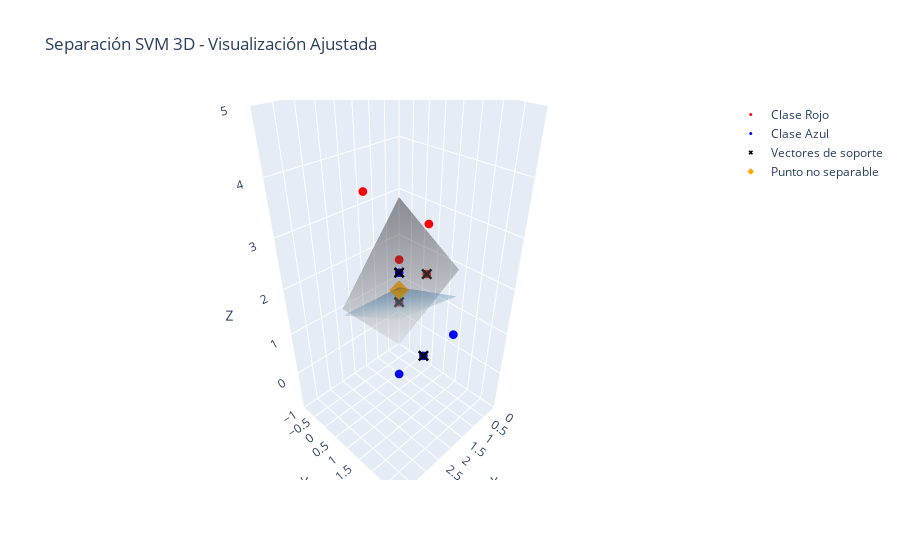

Notebook cell for this chart:
### Code cell
# Pregunta 2 - Visualización ajustada para SVM 3D

import pandas as pd
import numpy as np
import plotly.graph_objects as go
from sklearn.svm import SVC
from sklearn.preprocessing import StandardScaler

# Datos base
df = pd.DataFrame({
    'x': [1, 1, 1, 3, 1, 3, 1, 3, 1],
    'y': [0, 0, 1, 1, 1, 2, 2, 2, 1],
    'z': [1, 2, 2, 4, 3, 3, 1, 1, 0],
    'clase': ['Rojo'] * 5 + ['Azul'] * 4
})
df['clase_cod'] = np.where(df['clase'] == 'Azul', -1, 1)

# Escalamiento
scaler = StandardScaler()
X_scaled = scaler.fit_transform(df[['x', 'y', 'z']])
y = df['clase_cod']

# Modelo SVM
model = SVC(kernel='linear')
model.fit(X_scaled, y)
w = model.coef_[0]
b = model.intercept_[0]

# Vectores de soporte
support_vectors = df.iloc[model.support_]

# Hiperplano óptimo
x_range = np.linspace(df['x'].min(), df['x'].max(), 10)
y_range = np.linspace(df['y'].min(), df['y'].max(), 10)
x_mesh, y_mesh = np.meshgrid(x_range, y_range)
xy_flat = np.c_[x_mesh.ravel(), y_mesh.ravel(), np.zeros_like(x_mesh.ravel())]
xy_scaled = scaler.transform(xy_flat)
z_scaled = (-w[0] * xy_scaled[:, 0] - w[1] * xy_scaled[:, 1] - b) / w[2]
z_plane = scaler.inverse_transform(np.c_[xy_scaled[:, 0], xy_scaled[:, 1], z_scaled])[:, 2].reshape(x_mesh.shape)

# Hiperplano no óptimo
wn = w.copy()
wn[2] += 1  # pequeña inclinación arbitraria
bn = b + 0.5
zn_scaled = (-wn[0] * xy_scaled[:, 0] - wn[1] * xy_scaled[:, 1] - bn) / wn[2]
zn_plane = scaler.inverse_transform(np.c_[xy_scaled[:, 0], xy_scaled[:, 1], zn_scaled])[:, 2].reshape(x_mesh.shape)

# Punto adicional que rompe la separabilidad
punto_extra = pd.DataFrame({'x': [2], 'y': [1], 'z': [2], 'clase': ['Rojo'], 'clase_cod': [1]})

# Gráfico
fig = go.Figure()

# Puntos por clase
for clase, color in zip(['Rojo', 'Azul'], ['red', 'blue']):
    sub = df[df['clase'] == clase]
    fig.add_trace(go.Scatter3d(
        x=sub['x'], y=sub['y'], z=sub['z'],
        mode='markers',
        marker=dict(size=3, color=color),
        name=f'Clase {clase}'
    ))

# Vectores de soporte (cruces negras pequeñas)
fig.add_trace(go.Scatter3d(
    x=support_vectors['x'], y=support_vectors['y'], z=support_vectors['z'],
    mode='markers',
    marker=dict(size=4, color='black', symbol='x'),
    name='Vectores de soporte'
))

# Hiperplano óptimo
fig.add_trace(go.Surface(
    x=x_mesh, y=y_mesh, z=z_plane,
    colorscale='Greys',
    opacity=0.4,
    showscale=False,
    name='Hiperplano óptimo'
))

# Hiperplano no óptimo
fig.add_trace(go.Surface(
    x=x_mesh, y=y_mesh, z=zn_plane,
    colorscale='Blues',
    opacity=0.3,
    showscale=False,
    name='No óptimo'
))

# Punto que rompe separabilidad
fig.add_trace(go.Scatter3d(
    x=punto_extra['x'], y=punto_extra['y'], z=punto_extra['z'],
    mode='markers',
    marker=dict(size=5, color='orange', symbol='diamond'),
    name='Punto no separable'
))

# Configuración de ejes extendidos
fig.update_layout(
    title='Separación SVM 3D - Visualización Ajustada',
    scene=dict(
        xaxis=dict(title='X', range=[0, 4]),
        yaxis=dict(title='Y', range=[-1, 3]),
        zaxis=dict(title='Z', range=[-1, 5])
    )
)

fig.show()

### Figure 1 — Plotly figure (JSON) as saved in the notebook; plotly's stock layout.template omitted (floating-point values rounded to 4 significant figures)
{"data": [{"marker": {"color": "red", "size": 3}, "mode": "markers", "name": "Clase Rojo", "type": "scatter3d", "x": [1, 1, 1, 3, 1], "y": [0, 0, 1, 1, 1], "z": [1, 2, 2, 4, 3]}, {"marker": {"color": "blue", "size": 3}, "mode": "markers", "name": "Clase Azul", "type": "scatter3d", "x": [3, 1, 3, 1], "y": [2, 2, 2, 1], "z": [3, 1, 1, 0]}, {"marker": {"color": "black", "size": 4, "symbol": "x"}, "mode": "markers", "name": "Vectores de soporte", "type": "scatter3d", "x": [3, 1, 1, 1], "y": [2, 1, 0, 1], "z": [3, 0, 1, 2]}, {"colorscale": [[0, "rgb(255,255,255)"], [0.125, "rgb(240,240,240)"], [0.25, "rgb(217,217,217)"], [0.375, "rgb(189,189,189)"], [0.5, "rgb(150,150,150)"], [0.625, "rgb(115,115,115)"], [0.75, "rgb(82,82,82)"], [0.875, "rgb(37,37,37)"], [1, "rgb(0,0,0)"]], "name": "Hiperplano óptimo", "opacity": 0.4, "showscale": false, "type": "surface", "x": [[1, 1.222, 1.444, 1.667, 1.889, 2.111, 2.333, 2.556, 2.778, 3], [1, 1.222, 1.444, 1.667, 1.889, 2.111, 2.333, 2.556, 2.778, 3], [1, 1.222, 1.444, 1.667, 1.889, 2.111, 2.333, 2.556, 2.778, 3], [1, 1.222, 1.444, 1.667, 1.889, 2.111, 2.333, 2.556, 2.778, 3], [1, 1.222, 1.444, 1.667, 1.889, 2.111, 2.333, 2.556, 2.778, 3], [1, 1.222, 1.444, 1.667, 1.889, 2.111, 2.333, 2.556, 2.778, 3], [1, 1.222, 1.444, 1.667, 1.889, 2.111, 2.333, 2.556, 2.778, 3], [1, 1.222, 1.444, 1.667, 1.889, 2.111, 2.333, 2.556, 2.778, 3], [1, 1.222, 1.444, 1.667, 1.889, 2.111, 2.333, 2.556, 2.778, 3], [1, 1.222, 1.444, 1.667, 1.889, 2.111, 2.333, 2.556, 2.778, 3]], "y": [[0, 0, 0, 0, 0, 0, 0, 0, 0, 0], [0.2222, 0.2222, 0.2222, 0.2222, 0.2222, 0.2222, 0.2222, 0.2222, 0.2222, 0.2222], [0.4444, 0.4444, 0.4444, 0.4444, 0.4444, 0.4444, 0.4444, 0.4444, 0.4444, 0.4444], [0.6667, 0.6667, 0.6667, 0.6667, 0.6667, 0.6667, 0.6667, 0.6667, 0.6667, 0.6667], [0.8889, 0.8889, 0.8889, 0.8889, 0.8889, 0.8889, 0.8889, 0.8889, 0.8889, 0.8889], [1.111, 1.111, 1.111, 1.111, 1.111, 1.111, 1.111, 1.111, 1.111, 1.111], [1.333, 1.333, 1.333, 1.333, 1.333, 1.333, 1.333, 1.333, 1.333, 1.333], [1.556, 1.556, 1.556, 1.556, 1.556, 1.556, 1.556, 1.556, 1.556, 1.556], [1.778, 1.778, 1.778, 1.778, 1.778, 1.778, 1.778, 1.778, 1.778, 1.778], [2, 2, 2, 2, 2, 2, 2, 2, 2, 2]], "z": [[-0.1374, 0.05445, 0.2463, 0.4381, 0.6299, 0.8217, 1.013, 1.205, 1.397, 1.589], [0.1458, 0.3376, 0.5294, 0.7212, 0.9131, 1.105, 1.297, 1.488, 1.68, 1.872], [0.429, 0.6208, 0.8126, 1.004, 1.196, 1.388, 1.58, 1.772, 1.963, 2.155], [0.7122, 0.904, 1.096, 1.288, 1.479, 1.671, 1.863, 2.055, 2.247, 2.438], [0.9954, 1.187, 1.379, 1.571, 1.763, 1.954, 2.146, 2.338, 2.53, 2.722], [1.279, 1.47, 1.662, 1.854, 2.046, 2.238, 2.429, 2.621, 2.813, 3.005], [1.562, 1.754, 1.945, 2.137, 2.329, 2.521, 2.713, 2.904, 3.096, 3.288], [1.845, 2.037, 2.229, 2.42, 2.612, 2.804, 2.996, 3.188, 3.379, 3.571], [2.128, 2.32, 2.512, 2.704, 2.895, 3.087, 3.279, 3.471, 3.663, 3.854], [2.411, 2.603, 2.795, 2.987, 3.179, 3.37, 3.562, 3.754, 3.946, 4.138]]}, {"colorscale": [[0, "rgb(247,251,255)"], [0.125, "rgb(222,235,247)"], [0.25, "rgb(198,219,239)"], [0.375, "rgb(158,202,225)"], [0.5, "rgb(107,174,214)"], [0.625, "rgb(66,146,198)"], [0.75, "rgb(33,113,181)"], [0.875, "rgb(8,81,156)"], [1, "rgb(8,48,107)"]], "name": "No óptimo", "opacity": 0.3, "showscale": false, "type": "surface", "x": [[1, 1.222, 1.444, 1.667, 1.889, 2.111, 2.333, 2.556, 2.778, 3], [1, 1.222, 1.444, 1.667, 1.889, 2.111, 2.333, 2.556, 2.778, 3], [1, 1.222, 1.444, 1.667, 1.889, 2.111, 2.333, 2.556, 2.778, 3], [1, 1.222, 1.444, 1.667, 1.889, 2.111, 2.333, 2.556, 2.778, 3], [1, 1.222, 1.444, 1.667, 1.889, 2.111, 2.333, 2.556, 2.778, 3], [1, 1.222, 1.444, 1.667, 1.889, 2.111, 2.333, 2.556, 2.778, 3], [1, 1.222, 1.444, 1.667, 1.889, 2.111, 2.333, 2.556, 2.778, 3], [1, 1.222, 1.444, 1.667, 1.889, 2.111, 2.333, 2.556, 2.778, 3], [1, 1.222, 1.444, 1.667, 1.889, 2.111, 2.333, 2.556, 2.778, 3], [1, 1.222, 1.444, 1.667, 1.889, 2.111, 2.333, 2.556, 2.778, 3]], "y": [[0, 0, 0, 0, 0, 0, 0, 0, 0, 0], [0.2222, 0.2222, 0.2222, 0.2222, 0.2222, 0.2222, 0.2222, 0.2222, 0.2222, 0.2222], [0.4444, 0.4444, 0.4444, 0.4444, 0.4444, 0.4444, 0.4444, 0.4444, 0.4444, 0.4444], [0.6667, 0.6667, 0.6667, 0.6667, 0.6667, 0.6667, 0.6667, 0.6667, 0.6667, 0.6667], [0.8889, 0.8889, 0.8889, 0.8889, 0.8889, 0.8889, 0.8889, 0.8889, 0.8889, 0.8889], [1.111, 1.111, 1.111, 1.111, 1.111, 1.111, 1.111, 1.111, 1.111, 1.111], [1.333, 1.333, 1.333, 1.333, 1.333, 1.333, 1.333, 1.333, 1.333, 1.333], [1.556, 1.556, 1.556, 1.556, 1.556, 1.556, 1.556, 1.556, 1.556, 1.556], [1.778, 1.778, 1.778, 1.778, 1.778, 1.778, 1.778, 1.778, 1.778, 1.778], [2, 2, 2, 2, 2, 2, 2, 2, 2, 2]], "z": [[0.5584, 0.6567, 0.7551, 0.8534, 0.9518, 1.05, 1.148, 1.247, 1.345, 1.444], [0.7036, 0.8019, 0.9003, 0.9986, 1.097, 1.195, 1.294, 1.392, 1.49, 1.589], [0.8488, 0.9471, 1.045, 1.144, 1.242, 1.341, 1.439, 1.537, 1.636, 1.734], [0.994, 1.092, 1.191, 1.289, 1.387, 1.486, 1.584, 1.682, 1.781, 1.879], [1.139, 1.238, 1.336, 1.434, 1.533, 1.631, 1.729, 1.828, 1.926, 2.024], [1.284, 1.383, 1.481, 1.579, 1.678, 1.776, 1.874, 1.973, 2.071, 2.17], [1.43, 1.528, 1.626, 1.725, 1.823, 1.921, 2.02, 2.118, 2.216, 2.315], [1.575, 1.673, 1.772, 1.87, 1.968, 2.067, 2.165, 2.263, 2.362, 2.46], [1.72, 1.818, 1.917, 2.015, 2.113, 2.212, 2.31, 2.408, 2.507, 2.605], [1.865, 1.964, 2.062, 2.16, 2.259, 2.357, 2.455, 2.554, 2.652, 2.75]]}, {"marker": {"color": "orange", "size": 5, "symbol": "diamond"}, "mode": "markers", "name": "Punto no separable", "type": "scatter3d", "x": [2], "y": [1], "z": [2]}], "layout": {"scene": {"xaxis": {"range": [0, 4], "title": {"text": "X"}}, "yaxis": {"range": [-1, 3], "title": {"text": "Y"}}, "zaxis": {"range": [-1, 5], "title": {"text": "Z"}}}, "title": {"text": "Separación SVM 3D - Visualización Ajustada"}}}
